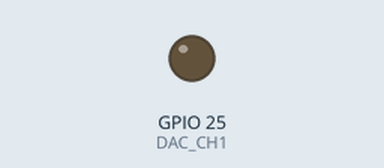
A sketch run on a simulated ESP32. Shown: output pins drawn as LEDs (lit = HIGH).

Above: at 0.0 s.
Timing chart, 0 to 0.1 s (numbered marks = the images above):
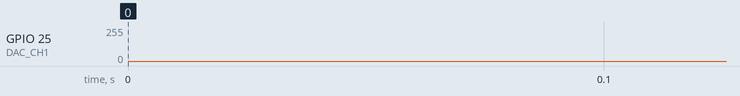

The sketch:

DAC_wave_table_sine.ino
```cpp
// Define DAC pins
#define DAC_CH1 25
#define DAC_CH2 26

// Define sample count
#define Num_Samples 112

// Integer for counting
int i = 0;

static byte SineWaveTable[Num_Samples] = {

  0x80, 0x83, 0x87, 0x8A, 0x8E, 0x91, 0x95, 0x98, 0x9B, 0x9E, 0xA2, 0xA5, 0xA7, 0xAA, 0xAD, 0xAF,
  0xB2, 0xB4, 0xB6, 0xB8, 0xB9, 0xBB, 0xBC, 0xBD, 0xBE, 0xBF, 0xBF, 0xBF, 0xC0, 0xBF, 0xBF, 0xBF,
  0xBE, 0xBD, 0xBC, 0xBB, 0xB9, 0xB8, 0xB6, 0xB4, 0xB2, 0xAF, 0xAD, 0xAA, 0xA7, 0xA5, 0xA2, 0x9E,
  0x9B, 0x98, 0x95, 0x91, 0x8E, 0x8A, 0x87, 0x83, 0x80, 0x7C, 0x78, 0x75, 0x71, 0x6E, 0x6A, 0x67,
  0x64, 0x61, 0x5D, 0x5A, 0x58, 0x55, 0x52, 0x50, 0x4D, 0x4B, 0x49, 0x47, 0x46, 0x44, 0x43, 0x42,
  0x41, 0x40, 0x40, 0x40, 0x40, 0x40, 0x40, 0x40, 0x41, 0x42, 0x43, 0x44, 0x46, 0x47, 0x49, 0x4B,
  0x4D, 0x50, 0x52, 0x55, 0x58, 0x5A, 0x5D, 0x61, 0x64, 0x67, 0x6A, 0x6E, 0x71, 0x75, 0x78, 0x7C
};

void setup() {
  // Nothing here!
}

void loop() {

  // Step through table values
  dacWrite(DAC_CH1, SineWaveTable[i]);
  i++;
  if (i >= Num_Samples) i = 0;
}
```
